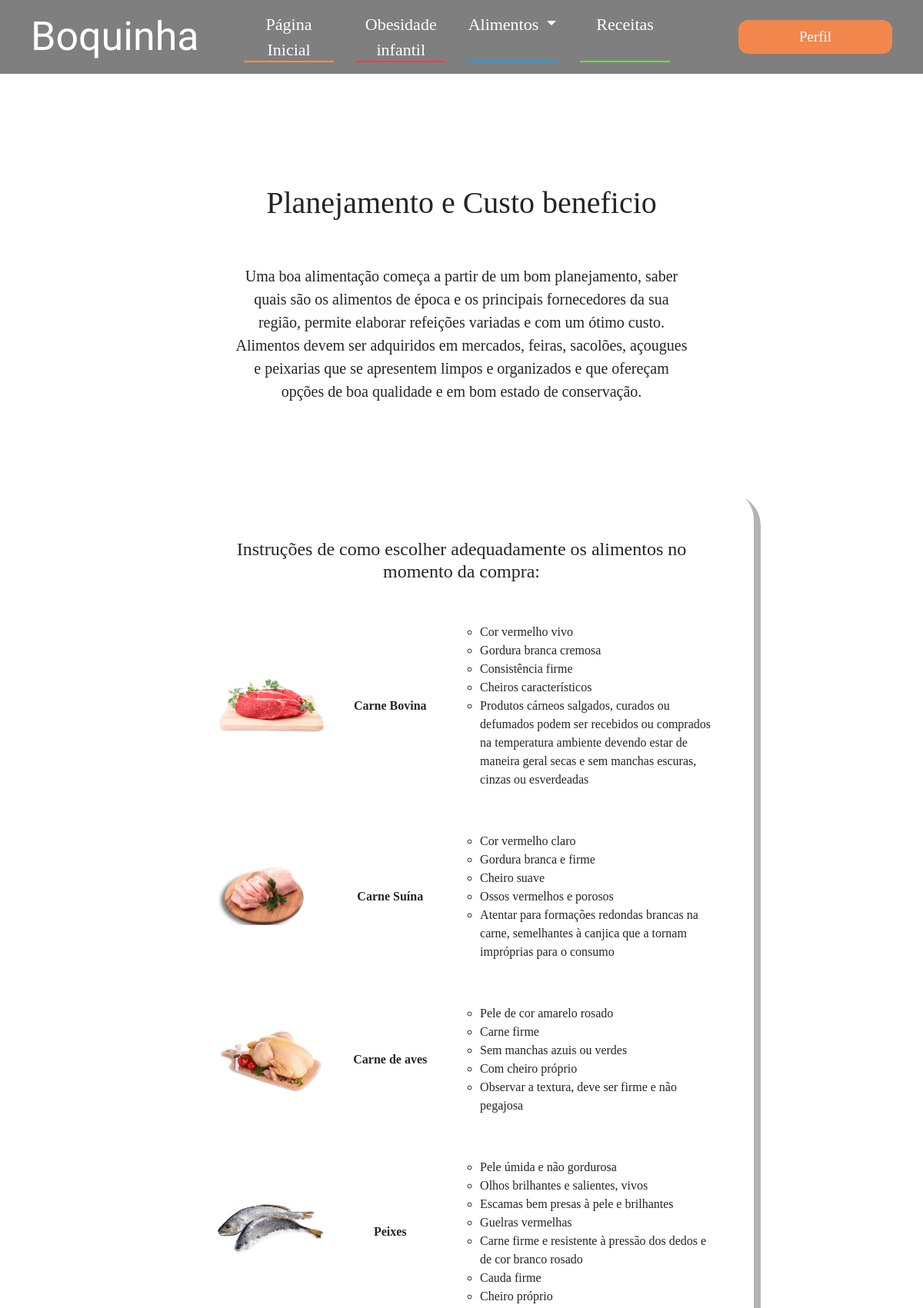
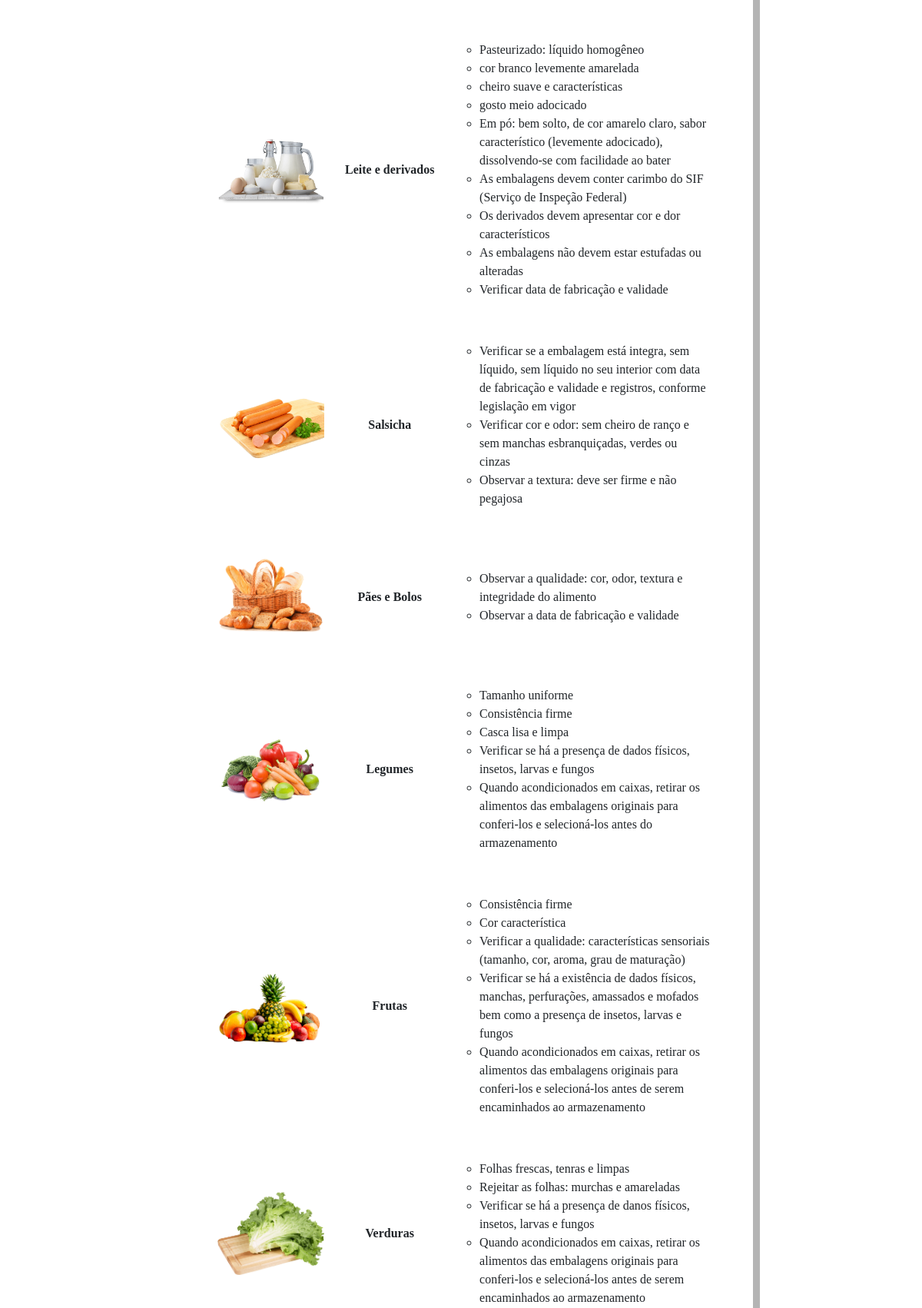
/comocomprar.php (signed in, upper part), run on the app's committed database (2 pictures, top to bottom).
### tables this page shows
CREATE TABLE `alimentos` (
  `id_alimento` int(11) NOT NULL AUTO_INCREMENT,
  `nome_alimento` varchar(80) NOT NULL,
  `descricao` text NOT NULL,
  `imagem` text NOT NULL,
  `porcao` decimal(3,1) DEFAULT NULL,
  `calorias` decimal(3,1) DEFAULT NULL,
  `carboidratos` decimal(3,1) DEFAULT NULL,
  `proteinas` decimal(3,1) DEFAULT NULL,
  PRIMARY KEY (`id_alimento`),
  UNIQUE KEY `nome_alimento` (`nome_alimento`)
);

### comocomprar.php (the view, shortened to what this page needs)
<!DOCTYPE html>
<html lang="pt-br">
<head>
    <link rel="stylesheet" href="https://maxcdn.bootstrapcdn.com/bootstrap/4.5.2/css/bootstrap.min.css">
    <link rel="stylesheet" href="styles.css">
    <link rel="stylesheet" href="stylesComoComprar.css">
</head>
<body>
    <?php require("php/header.php") ?>
    <main>
        <section class="container mt-xs-4 p-sm-5 mt-sm-5 text-center">
            <div class="row justify-content-center section-1">
                <div class="col-xs-10 col-sm-8">
                    <h2 class="title mt-5">Planejamento e Custo beneficio </h2>
                </div>
            </div>
            <div class="row justify-content-center">
                <div class="col-xs-10 col-sm-8">
                    <p class="lead p-3 p-sm-5">Uma boa alimentação começa a partir de um bom planejamento, saber quais são os alimentos de época e os principais fornecedores da sua região, permite elaborar refeições variadas e com um ótimo custo.  Alimentos devem ser adquiridos em mercados, feiras, sacolões, açougues e peixarias que se apresentem limpos e organizados e que ofereçam opções de boa qualidade e em bom estado de conservação. </p>
                </div>
            </div>
        </section>
        <section class="container alimentos">
            <div class="row justify-content-center">
                <div class="col-xs-12 col-sm-8 p-0">
                    <div class="card p-0 px-sm-1 py-5">
                        <h4 class="text-center p-3 mx-5">Instruções de como escolher adequadamente os alimentos no momento da compra:</h4>
                        <ul class="list-group">
                            <?php
                                include("php/conexao.php");
                                $sql = "SELECT id_alimento, descricao, nome_alimento, imagem FROM alimentos";
                                $result = mysqli_query($conexao, $sql);
                                while($alimento = mysqli_fetch_assoc($result)) {
                            ?>
                                <li class="list-group-item border-0">
                                    <div class="row py-3 justify-content-center">
                                        <div class="col-xs-12 col-sm-3 align-self-center">
                                            <img class="w-100 p-2 p-ms-0" src="<?php echo "./images/" . $alimento["imagem"] ?>" alt="<?php echo $alimento["nome_alimento"] ?>">
                                        </div>
                                        <div class="p-3 p-sm-0 col-xs-12 col-sm-2 align-self-center text-center"><strong><?php echo $alimento["nome_alimento"] ?></strong></div>
                                        <div class="col-xs-12 col-sm-6 align-self-center">
                                            <ul>
                                                <?php
                                                    $caracteristicas = explode(";", $alimento["descricao"]);
                                                    for ($i=0; $i < count($caracteristicas); $i++) {
                                                        $c = trim($caracteristicas[$i]);
                                                        if ($c != "") {
                                                            echo "<li>$c</li>";
                                                        }
                                                    }
                                                ?>
                                            </ul>
                                        </div>
                                    </div>
                                </li>
                            <?php
                                }
                            ?>
                        </ul>
                    </div>
                </div>
            </div>
        </section>
    </main>
</body>
</html>

### php/header.php (shortened to what this page needs)
<?php
$logado = false;
if (isset($_SESSION['dados']) && !empty($_SESSION['dados'])) {
    $logado = true;
}
$displayLogado = "d-none";
$navDeslogado = "d-none";
if ($logado) {
    $displayLogado = "";
    $navDeslogado = "";
}
?>
<div class="navbar-blur"></div>
<nav class="navbar navbar-expand-lg">
    <a class="navbar-logo pl-4" href="index.php"> Boquinha</a>
    <div class="collapse navbar-collapse" id="collapsibleNavbar">
        <div class="navbar-nav mx-auto">
            <a href="index.php" class="nav-link1 nav-item underline-orange ">Página Inicial</a>
            <a href="obesidadeinfantil.php" class="nav-link1 nav-item underline-red <?php $navDeslogado ?>">Obesidade infantil</a>
            <li class="nav-item nav-link1 underline-blue dropdown">
                <a class="nav-link1 nav-item dropdown-toggle <?php $navDeslogado ?>" id="navbarDropdown" role="button" data-toggle="dropdown" aria-haspopup="true" aria-expanded="false">
                Alimentos
                </a>
            </li>
            <a href="receitas.php" class="nav-link1 nav-item underline-green <?php $navDeslogado ?>">Receitas</a>
        </div>
        <div class="navbar-actions">
            <button class="navbar-botao ml-5 mr-4 <?php echo $displayLogado ?>" onclick="window.location.href='perfil.php'">Perfil</button>
        </div>
    </div>
</nav>

### styles.css (style rules this page uses)
body { font-family: glacial-indifference; }
.navbar { z-index: 1050; background-color: rgba(0, 0, 0, 0.5); height: 96px; color: white; }
.navbar-blur { backdrop-filter: blur(2px); position: absolute; top: 0; left: 0; height: 96px; width: 100%; z-index: 2; }
.navbar .navbar-logo { font-family: 'Caveat Brush', cursive; font-size: 52px; margin-right: 4%; color: white; text-decoration: none; }
.navbar .nav-link1 { width: 100%; margin-right: 5%; color: white; text-decoration: none; text-align: center; }
.navbar .navbar-nav { width: 100%; color: white; font-size: 22px; text-decoration: none; padding: 0 12px; }
.underline-orange { background: linear-gradient( to bottom, rgb(255, 144, 82) 0%, rgb(255, 144, 82) 100%); background-position: 0 100%; background-repeat: repeat-x; background-size: 2px 2px; color: #000; text-decoration: none; transition: background-size .3s; }
.underline-blue { background: linear-gradient( to bottom, rgb(0, 166, 255) 0%, rgb(0, 166, 255) 100%); background-position: 0 100%; background-repeat: repeat-x; background-size: 2px 2px; color: #000; text-decoration: none; transition: background-size .3s; }
.underline-red { background: linear-gradient( to bottom, rgb(255, 61, 64) 0%, rgb(255, 61, 64) 100%); background-position: 0 100%; background-repeat: repeat-x; background-size: 2px 2px; color: #000; text-decoration: none; transition: background-size .3s; }
.underline-green { background: linear-gradient( to bottom, rgb(119, 211, 83) 0%, rgb(119, 211, 83) 100%); background-position: 0 100%; background-repeat: repeat-x; background-size: 2px 2px; color: #000; text-decoration: none; transition: background-size .3s; }
.navbar .navbar-botao { background-color: rgb(241, 135, 77); border-radius: 13px; border: none; color: white; font-size: 19px; padding: 8px 16px; width: 200px; }

### stylesComoComprar.css (style rules this page uses)
body { background-image: url(./images/comoComprar.jpg); background-size: cover; background-position-x: center; background-repeat: no-repeat; background-attachment: fixed; }
.card { background-color: rgba(255, 255, 255, 0.842); border-radius: 40px; border: none; box-shadow: 9px 7px rgba(0, 0, 0, 0.295); }
.list-group-item { border-radius: 40px; background-color: rgba(255, 255, 255, 0); }
.title { font-size: 40px; }
.alimentos { min-height: 100vh; padding-bottom: 128px; }

### data on the page
alimentos: imagem (picture), nome_alimento "Carne Bovina", descricao "Cor vermelho vivo", descricao "Gordura branca cremosa", descricao "Consistência firme", descricao "Cheiros característicos", descricao "Produtos cárneos salgados, curados ou defumados podem ser recebidos ou comprados na temperatura ambiente devendo estar de maneira geral secas e sem manchas escuras, cinzas ou esverdeadas"
alimentos: imagem (picture), nome_alimento "Carne Suína", descricao "Cor vermelho claro", descricao "Gordura branca e firme", descricao "Cheiro suave", descricao "Ossos vermelhos e porosos", descricao "Atentar para formações redondas brancas na carne, semelhantes à canjica que a tornam impróprias para o consumo"
alimentos: imagem (picture), nome_alimento "Carne de aves", descricao "Pele de cor amarelo rosado", descricao "Carne firme", descricao "Sem manchas azuis ou verdes", descricao "Com cheiro próprio", descricao "Observar a textura, deve ser firme e não pegajosa"
alimentos: imagem (picture), nome_alimento "Peixes", descricao "Pele úmida e não gordurosa", descricao "Olhos brilhantes e salientes, vivos", descricao "Escamas bem presas à pele e brilhantes", descricao "Guelras vermelhas", descricao "Carne firme e resistente à pressão dos dedos e de cor branco rosado", descricao "Cauda firme", descricao "Cheiro próprio"
alimentos: imagem (picture), nome_alimento "Leite e derivados", descricao "Pasteurizado: líquido homogêneo", descricao "cor branco levemente amarelada", descricao "cheiro suave e características", descricao "gosto meio adocicado", descricao "Em pó: bem solto, de cor amarelo claro, sabor característico (levemente adocicado), dissolvendo-se com facilidade ao bater", descricao "As embalagens devem conter carimbo do SIF (Serviço de Inspeção Federal)", descricao "Os derivados devem apresentar cor e dor característicos", descricao "As embalagens não devem estar estufadas ou alteradas", descricao "Verificar data de fabricação e validade"
alimentos: imagem (picture), nome_alimento "Salsicha", descricao "Verificar se a embalagem está integra, sem líquido, sem líquido no seu interior com data de fabricação e validade e registros, conforme legislação em vigor", descricao "Verificar cor e odor: sem cheiro de ranço e sem manchas esbranquiçadas, verdes ou cinzas", descricao "Observar a textura: deve ser firme e não pegajosa"
alimentos: imagem (picture), nome_alimento "Pães e Bolos", descricao "Observar a qualidade: cor, odor, textura e integridade do alimento", descricao "Observar a data de fabricação e validade"
alimentos: imagem (picture), nome_alimento "Legumes", descricao "Tamanho uniforme", descricao "Consistência firme", descricao "Casca lisa e limpa", descricao "Verificar se há a presença de dados físicos, insetos, larvas e fungos", descricao "Quando acondicionados em caixas, retirar os alimentos das embalagens originais para conferi-los e selecioná-los antes do armazenamento"
alimentos: imagem (picture), nome_alimento "Frutas", descricao "Consistência firme", descricao "Cor característica", descricao "Verificar a qualidade: características sensoriais (tamanho, cor, aroma, grau de maturação)", descricao "Verificar se há a existência de dados físicos, manchas, perfurações, amassados e mofados bem como a presença de insetos, larvas e fungos", descricao "Quando acondicionados em caixas, retirar os alimentos das embalagens originais para conferi-los e selecioná-los antes de serem encaminhados ao armazenamento"
alimentos: imagem (picture), nome_alimento "Verduras", descricao "Folhas frescas, tenras e limpas", descricao "Rejeitar as folhas: murchas e amareladas", descricao "Verificar se há a presença de danos físicos, insetos, larvas e fungos", descricao "Quando acondicionados em caixas, retirar os alimentos das embalagens originais para conferi-los e selecioná-los antes de serem encaminhados ao armazenamento"
